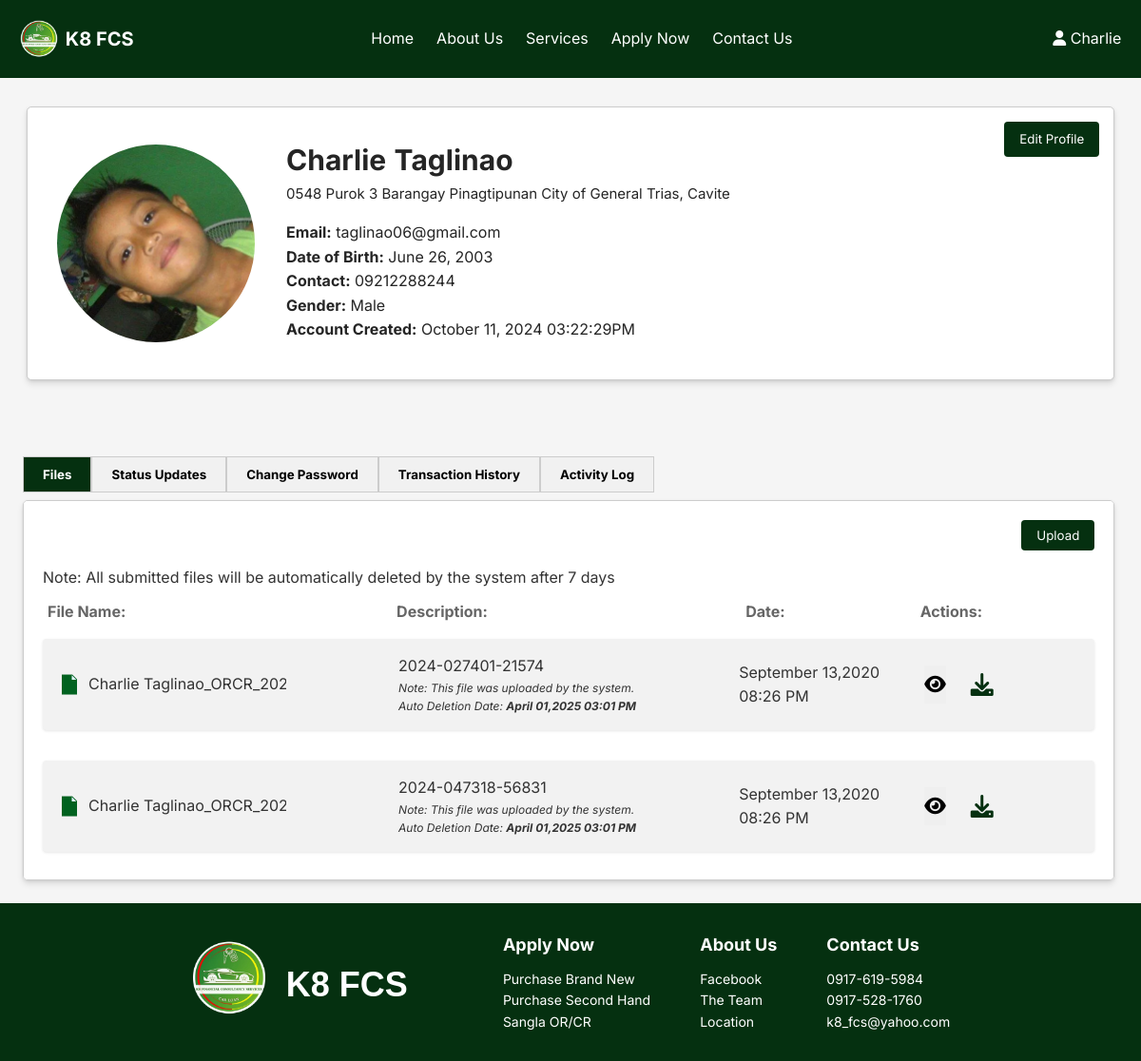
Page /clientside/profile.php (signed in) on the committed database.
### tables this page shows
CREATE TABLE `users` (
  `id` int(11) NOT NULL,
  `first_name` varchar(50) NOT NULL,
  `middle_name` varchar(50) DEFAULT NULL,
  `last_name` varchar(50) NOT NULL,
  `age` int(11) DEFAULT NULL,
  `gender` varchar(10) DEFAULT NULL,
  `dob` date DEFAULT NULL,
  `address` varchar(255) DEFAULT NULL,
  `email` varchar(100) NOT NULL,
  `phone` varchar(15) DEFAULT NULL,
  `password` varchar(255) NOT NULL,
  `role` varchar(50) NOT NULL,
  `profile_picture` varchar(255) DEFAULT NULL,
  `created_at` timestamp NOT NULL DEFAULT current_timestamp()
);

### clientside/user-profile/fetchData.php
<div class="fetchdata-container">
    <div class="profile-details-grid">
        <div class="profile-picture-container">
            <img aria-hidden="true" alt="user-icon" src="<?php echo htmlspecialchars($user['profile_picture'] ?: '../assets/images/profile/user.jpg'); ?>" class="profile-picture" />
        </div>
        <div class="profile-name-column">
            <p>
                <strong><?php echo htmlspecialchars($user['first_name']); ?></strong>
                <strong> <?php echo htmlspecialchars($user['last_name']); ?></strong>
            </p>
            <p id="sub-profile-details"><?php echo htmlspecialchars($user['address']); ?></p>
            <div class="profile-details-column">
                <p><strong>Email:</strong> <?php echo htmlspecialchars($user['email']); ?></p>
                <p><strong>Date of Birth:</strong>
                    <?php
                    $dob = new DateTime($user['dob']);
                    echo htmlspecialchars($dob->format('F j, Y'));
                    ?>
                </p>
                <p><strong>Contact:</strong> <?php echo htmlspecialchars($user['phone']); ?></p>
                <p><strong>Gender:</strong> <?php echo htmlspecialchars($user['gender']); ?></p>
                <p><strong>Account Created:</strong>
                    <?php
                    $date = new DateTime($user['created_at']);
                    echo htmlspecialchars($date->format('F j, Y h:i:sA'));
                    ?>
                </p>
            </div>
        </div>
        <div class="edit-button-container">
            <button class="edit-profile-btn" onclick="document.getElementById('editProfileModal').style.display='block'">Edit Profile</button>
        </div>
    </div>
</div>

### assets/css/profile.css (style rules this page uses)
body { margin: 0; font-family: Arial, sans-serif; background-color: whitesmoke; color: #333; }
.fetchdata-container { display: flex; align-items: center; margin-top: 3rem; justify-content: space-between; width: 70%; max-width: 100%; box-sizing: border-box; box-shadow: 0 4px 6px rgba(0, 0, 0, 0.1), 0 1px 3px rgba(0, 0, 0, 0.08); padding: 20px; border: 1px solid #ccc; border-radius: 5px; background-color: #fff; height: 18rem; margin-top: 6rem; flex-direction: column; }
.profile-details-grid { display: flex; gap: 1rem; justify-content: flex-start; width: 100%; }
.profile-picture { border-radius: 50%; width: 13rem; height: 13rem; margin-top: 1rem; }
#sub-profile-details { font-size: 15px; }
.profile-name-column { display: flex; flex-direction: column; color: #252525; font-size: 30px; width: 100%; }
.profile-details-column { font-size: 18px; margin-top: 1rem; }
.submit-button, .popup-button, .close-button, .edit-profile-btn { background-color: #053010; color: #fff; padding: 0.5rem 1rem; border: none; border-radius: 0.25rem; cursor: pointer; }
.edit-profile-btn { height: 2.3rem; }
.edit-button-container { display: flex; justify-content: flex-end; width: 50%; }
.profile-picture-container { display: flex; align-items: center; justify-content: center; width: 30rem; }
@media (max-width: 1325px) { .profile-details-column { font-size: 16px; } }
@media (max-width: 1325px) { .fetchdata-container { width: 98%; padding: 15px; } }
@media (max-width: 1325px) { .profile-picture { margin-top: 1.5rem; } }
@media (max-width: 1325px) { .profile-name-column { margin-top: 1rem; } }

### assets/css/required/navbarOnLogin.css (style rules this page uses)
* { margin: 0; padding: 0; font-family: 'Inter', Arial, Helvetica, sans-serif; box-sizing: border-box; }
html, body { height: 100%; margin: 0; padding: 0; font-family: 'Inter'; box-sizing: border-box; line-height: 1.6; }
body { font-family: Arial, sans-serif; margin: 0; padding: 0; }

### assets/css/required/footerOnLogin.css (style rules this page uses)
*, *::before, *::after { box-sizing: border-box; }
* { font-family: 'Inter', Arial, Helvetica, sans-serif; }
body { display: flex; flex-direction: column; height: 100%; margin: 0; padding: 0; width: 100%; }

### rows in the picture
users: profile_picture (picture), first_name "Charlie", last_name "Taglinao", address "0548 Purok 3 Barangay Pinagtipunan City of General Trias, Cavite", email "taglinao06@gmail.com", dob "June 26, 2003", phone "09212288244", gender "Male", created_at "October 11, 2024 03:22:29PM"

### other values in the picture
$_SESSION['first_name'] "Charlie"
$file "Charlie…"
$transaction_id "2024-027401-21574"
date('F d,Y h:i A', strtotime($receive_at . ' +7 days')) "April 01,2025 03:01 PM"
$transaction_id "2024-047318-56831"
